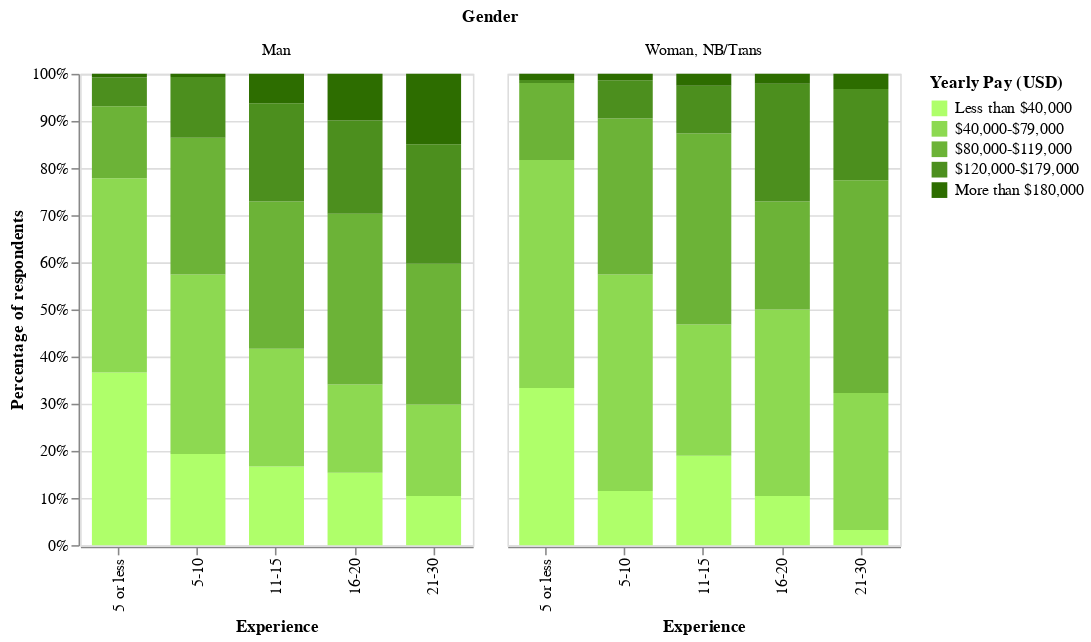

The notebook cell saved with this chart:
### Markdown cell above
We similar a similar pattern amongst male respondents. However, women and nonbinary/trans respondents do not see the same salary gains with experience as their male counterparts.

### Code cell
gender

### Figure 1 — Vega-Lite specification as saved in the notebook (floating-point values rounded to 4 significant figures)
{"config": {"view": {"height": 300, "width": 250}, "mark": {"color": "black", "fill": "black"}, "font": "Jost"}, "data": {"name": "data-71576f6939353d6b6296c77cab75b874"}, "mark": {"type": "bar", "size": 35}, "encoding": {"color": {"type": "nominal", "field": "Yearly Pay (USD)", "scale": {"domain": ["Less than $40,000", "$40,000-$79,000", "$80,000-$119,000", "$120,000-$179,000", "More than $180,000"], "range": ["#afff6a", "#8dd951", "#6cb337", "#4c8f1e", "#2d6d00"]}, "sort": ["Less than $40,000", "$40,000-$79,000", "$80,000-$119,000", "$120,000-$179,000", "More than $180,000"]}, "facet": {"type": "nominal", "field": "Gender"}, "order": {"type": "quantitative", "field": "order"}, "tooltip": [{"type": "nominal", "field": "Gender"}, {"type": "nominal", "field": "Experience"}, {"type": "nominal", "field": "Yearly Pay (USD)"}, {"type": "quantitative", "aggregate": "sum", "field": "respondents"}, {"type": "quantitative", "field": "Percentage of respondents", "format": ".1%"}], "x": {"type": "nominal", "field": "Experience", "sort": ["5 or less", "5-10", "11-15", "16-20", "21-30"]}, "y": {"type": "quantitative", "aggregate": "sum", "axis": {"format": "%"}, "field": "respondents", "stack": "normalize", "title": "Percentage of respondents"}}, "$schema": "https://vega.github.io/schema/vega-lite/v4.8.1.json", "datasets": {"data-71576f6939353d6b6296c77cab75b874": [{"Experience": "11-15", "order": 0.0, "Yearly Pay (USD)": "Less than $40,000", "Gender": "Man", "respondents": 16, "Percentage of respondents": 0.106}, {"Experience": "11-15", "order": 0.0, "Yearly Pay (USD)": "Less than $40,000", "Gender": "Woman, NB/Trans", "respondents": 15, "Percentage of respondents": 0.121}, {"Experience": "11-15", "order": 1.0, "Yearly Pay (USD)": "$40,000-$79,000", "Gender": "Man", "respondents": 24, "Percentage of respondents": 0.1589}, {"Experience": "11-15", "order": 1.0, "Yearly Pay (USD)": "$40,000-$79,000", "Gender": "Woman, NB/Trans", "respondents": 22, "Percentage of respondents": 0.1774}, {"Experience": "11-15", "order": 2.0, "Yearly Pay (USD)": "$80,000-$119,000", "Gender": "Man", "respondents": 30, "Percentage of respondents": 0.1987}, {"Experience": "11-15", "order": 2.0, "Yearly Pay (USD)": "$80,000-$119,000", "Gender": "Woman, NB/Trans", "respondents": 32, "Percentage of respondents": 0.2581}, {"Experience": "11-15", "order": 3.0, "Yearly Pay (USD)": "$120,000-$179,000", "Gender": "Man", "respondents": 20, "Percentage of respondents": 0.1325}, {"Experience": "11-15", "order": 3.0, "Yearly Pay (USD)": "$120,000-$179,000", "Gender": "Woman, NB/Trans", "respondents": 8, "Percentage of respondents": 0.06452}, {"Experience": "11-15", "order": 4.0, "Yearly Pay (USD)": "More than $180,000", "Gender": "Man", "respondents": 6, "Percentage of respondents": 0.03974}, {"Experience": "11-15", "order": 4.0, "Yearly Pay (USD)": "More than $180,000", "Gender": "Woman, NB/Trans", "respondents": 2, "Percentage of respondents": 0.01613}, {"Experience": "16-20", "order": 0.0, "Yearly Pay (USD)": "Less than $40,000", "Gender": "Man", "respondents": 14, "Percentage of respondents": 0.1085}, {"Experience": "16-20", "order": 0.0, "Yearly Pay (USD)": "Less than $40,000", "Gender": "Woman, NB/Trans", "respondents": 5, "Percentage of respondents": 0.08621}, {"Experience": "16-20", "order": 1.0, "Yearly Pay (USD)": "$40,000-$79,000", "Gender": "Man", "respondents": 17, "Percentage of respondents": 0.1318}, {"Experience": "16-20", "order": 1.0, "Yearly Pay (USD)": "$40,000-$79,000", "Gender": "Woman, NB/Trans", "respondents": 19, "Percentage of respondents": 0.3276}, {"Experience": "16-20", "order": 2.0, "Yearly Pay (USD)": "$80,000-$119,000", "Gender": "Man", "respondents": 33, "Percentage of respondents": 0.2558}, {"Experience": "16-20", "order": 2.0, "Yearly Pay (USD)": "$80,000-$119,000", "Gender": "Woman, NB/Trans", "respondents": 11, "Percentage of respondents": 0.1897}, {"Experience": "16-20", "order": 3.0, "Yearly Pay (USD)": "$120,000-$179,000", "Gender": "Man", "respondents": 18, "Percentage of respondents": 0.1395}, {"Experience": "16-20", "order": 3.0, "Yearly Pay (USD)": "$120,000-$179,000", "Gender": "Woman, NB/Trans", "respondents": 12, "Percentage of respondents": 0.2069}, {"Experience": "16-20", "order": 4.0, "Yearly Pay (USD)": "More than $180,000", "Gender": "Man", "respondents": 9, "Percentage of respondents": 0.06977}, {"Experience": "16-20", "order": 4.0, "Yearly Pay (USD)": "More than $180,000", "Gender": "Woman, NB/Trans", "respondents": 1, "Percentage of respondents": 0.01724}, {"Experience": "21-30", "order": 0.0, "Yearly Pay (USD)": "Less than $40,000", "Gender": "Man", "respondents": 7, "Percentage of respondents": 0.07071}, {"Experience": "21-30", "order": 0.0, "Yearly Pay (USD)": "Less than $40,000", "Gender": "Woman, NB/Trans", "respondents": 1, "Percentage of respondents": 0.02128}, {"Experience": "21-30", "order": 1.0, "Yearly Pay (USD)": "$40,000-$79,000", "Gender": "Man", "respondents": 13, "Percentage of respondents": 0.1313}, {"Experience": "21-30", "order": 1.0, "Yearly Pay (USD)": "$40,000-$79,000", "Gender": "Woman, NB/Trans", "respondents": 9, "Percentage of respondents": 0.1915}, {"Experience": "21-30", "order": 2.0, "Yearly Pay (USD)": "$80,000-$119,000", "Gender": "Man", "respondents": 20, "Percentage of respondents": 0.202}, {"Experience": "21-30", "order": 2.0, "Yearly Pay (USD)": "$80,000-$119,000", "Gender": "Woman, NB/Trans", "respondents": 14, "Percentage of respondents": 0.2979}, {"Experience": "21-30", "order": 3.0, "Yearly Pay (USD)": "$120,000-$179,000", "Gender": "Man", "respondents": 17, "Percentage of respondents": 0.1717}, {"Experience": "21-30", "order": 3.0, "Yearly Pay (USD)": "$120,000-$179,000", "Gender": "Woman, NB/Trans", "respondents": 6, "Percentage of respondents": 0.1277}, {"Experience": "21-30", "order": 4.0, "Yearly Pay (USD)": "More than $180,000", "Gender": "Man", "respondents": 10, "Percentage of respondents": 0.101}, {"Experience": "21-30", "order": 4.0, "Yearly Pay (USD)": "More than $180,000", "Gender": "Woman, NB/Trans", "respondents": 1, "Percentage of respondents": 0.02128}, {"Experience": "5 or less", "order": 0.0, "Yearly Pay (USD)": "Less than $40,000", "Gender": "Man", "respondents": 48, "Percentage of respondents": 0.2017}, {"Experience": "5 or less", "order": 0.0, "Yearly Pay (USD)": "Less than $40,000", "Gender": "Woman, NB/Trans", "respondents": 51, "Percentage of respondents": 0.1969}, {"Experience": "5 or less", "order": 1.0, "Yearly Pay (USD)": "$40,000-$79,000", "Gender": "Man", "respondents": 54, "Percentage of respondents": 0.2269}, {"Experience": "5 or less", "order": 1.0, "Yearly Pay (USD)": "$40,000-$79,000", "Gender": "Woman, NB/Trans", "respondents": 74, "Percentage of respondents": 0.2857}, {"Experience": "5 or less", "order": 2.0, "Yearly Pay (USD)": "$80,000-$119,000", "Gender": "Man", "respondents": 20, "Percentage of respondents": 0.08403}, {"Experience": "5 or less", "order": 2.0, "Yearly Pay (USD)": "$80,000-$119,000", "Gender": "Woman, NB/Trans", "respondents": 25, "Percentage of respondents": 0.09653}, {"Experience": "5 or less", "order": 3.0, "Yearly Pay (USD)": "$120,000-$179,000", "Gender": "Man", "respondents": 8, "Percentage of respondents": 0.03361}, {"Experience": "5 or less", "order": 3.0, "Yearly Pay (USD)": "$120,000-$179,000", "Gender": "Woman, NB/Trans", "respondents": 1, "Percentage of respondents": 0.003861}, {"Experience": "5 or less", "order": 4.0, "Yearly Pay (USD)": "More than $180,000", "Gender": "Man", "respondents": 1, "Percentage of respondents": 0.004202}, {"Experience": "5 or less", "order": 4.0, "Yearly Pay (USD)": "More than $180,000", "Gender": "Woman, NB/Trans", "respondents": 2, "Percentage of respondents": 0.007722}, {"Experience": "5-10", "order": 0.0, "Yearly Pay (USD)": "Less than $40,000", "Gender": "Man", "respondents": 30, "Percentage of respondents": 0.1266}, {"Experience": "5-10", "order": 0.0, "Yearly Pay (USD)": "Less than $40,000", "Gender": "Woman, NB/Trans", "respondents": 17, "Percentage of respondents": 0.08213}, {"Experience": "5-10", "order": 1.0, "Yearly Pay (USD)": "$40,000-$79,000", "Gender": "Man", "respondents": 59, "Percentage of respondents": 0.2489}, {"Experience": "5-10", "order": 1.0, "Yearly Pay (USD)": "$40,000-$79,000", "Gender": "Woman, NB/Trans", "respondents": 68, "Percentage of respondents": 0.3285}, {"Experience": "5-10", "order": 2.0, "Yearly Pay (USD)": "$80,000-$119,000", "Gender": "Man", "respondents": 45, "Percentage of respondents": 0.1899}, {"Experience": "5-10", "order": 2.0, "Yearly Pay (USD)": "$80,000-$119,000", "Gender": "Woman, NB/Trans", "respondents": 49, "Percentage of respondents": 0.2367}, {"Experience": "5-10", "order": 3.0, "Yearly Pay (USD)": "$120,000-$179,000", "Gender": "Man", "respondents": 20, "Percentage of respondents": 0.08439}, {"Experience": "5-10", "order": 3.0, "Yearly Pay (USD)": "$120,000-$179,000", "Gender": "Woman, NB/Trans", "respondents": 12, "Percentage of respondents": 0.05797}, {"Experience": "5-10", "order": 4.0, "Yearly Pay (USD)": "More than $180,000", "Gender": "Man", "respondents": 1, "Percentage of respondents": 0.004219}, {"Experience": "5-10", "order": 4.0, "Yearly Pay (USD)": "More than $180,000", "Gender": "Woman, NB/Trans", "respondents": 2, "Percentage of respondents": 0.009662}]}}
